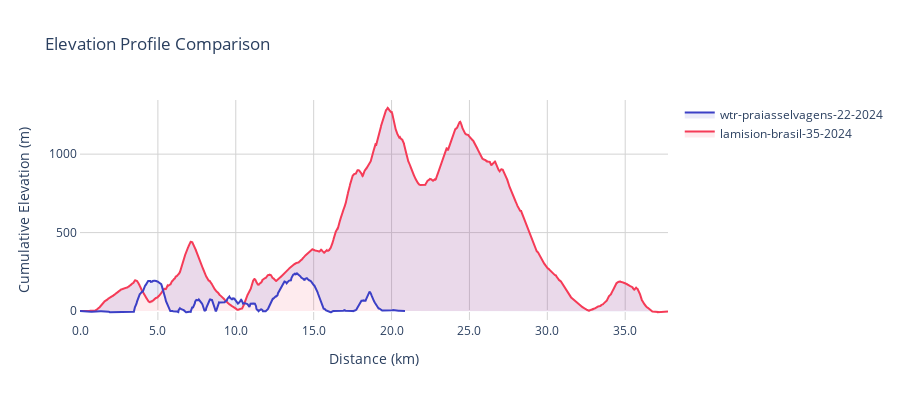

Notebook cell for this chart:
### Markdown cell above
# Compare routes

### Code cell
# Create a route group
group = RouteGroup()

# Add routes with custom labels
group.add_route(
    route=Route(os.path.join(GPX_FILE_PATH, 'lamision-brasil-35-2024.gpx')),
    label='lamision-brasil-35-2024'
)
group.add_route(
    route=Route(os.path.join(GPX_FILE_PATH, 'wtr-praiasselvagens-22-2024.gpx')),
    label='wtr-praiasselvagens-22-2024'
)

# Compare stats
compare_stats_df = group.compare_stats()
display(compare_stats_df)

# Plot elevation comparison
elevation_comparison = group.plot_elevation_comparison()
elevation_comparison

### Figure 1 — Plotly figure (JSON) as saved in the notebook; plotly's stock layout.template omitted (floating-point values rounded to 4 significant figures; data arrays with more than 128 entries replaced by an {"elided": "..."} marker saying what was removed)
{"data": [{"hovertemplate": "<extra></extra>", "legendgroup": "", "line": {"color": "#636efa", "dash": "solid"}, "marker": {"symbol": "circle"}, "mode": "lines", "name": "", "orientation": "v", "showlegend": false, "type": "scatter", "xaxis": "x", "yaxis": "y"}, {"fill": "tonexty", "fillcolor": "rgba(245, 59, 87, 0.1)", "line": {"color": "#f53b57", "width": 2}, "name": "lamision-brasil-35-2024", "type": "scatter", "x": {"elided": "18806 float values"}, "y": {"elided": "18806 int values"}}, {"fill": "tonexty", "fillcolor": "rgba(60, 64, 198, 0.1)", "line": {"color": "#3c40c6", "width": 2}, "name": "wtr-praiasselvagens-22-2024", "type": "scatter", "x": {"elided": "579 float values"}, "y": {"elided": "579 int values"}}], "layout": {"height": 400, "hoverdistance": 100, "legend": {"tracegroupgap": 0}, "plot_bgcolor": "white", "showlegend": true, "spikedistance": 100, "title": {"text": "Elevation Profile Comparison"}, "width": 900, "xaxis": {"anchor": "y", "domain": [0, 1], "gridcolor": "lightgrey", "showgrid": true, "showline": true, "spikemode": "across", "spikesnap": "data", "spikethickness": 1, "tickformat": ".1f", "title": {"text": "Distance (km)"}}, "yaxis": {"anchor": "x", "domain": [0, 1], "gridcolor": "lightgrey", "range": [-57, 1345], "showgrid": true, "showline": true, "showspikes": true, "spikemode": "across", "spikesnap": "data", "spikethickness": 1, "tickformat": ".0f", "title": {"text": "Cumulative Elevation (m)"}}}}
